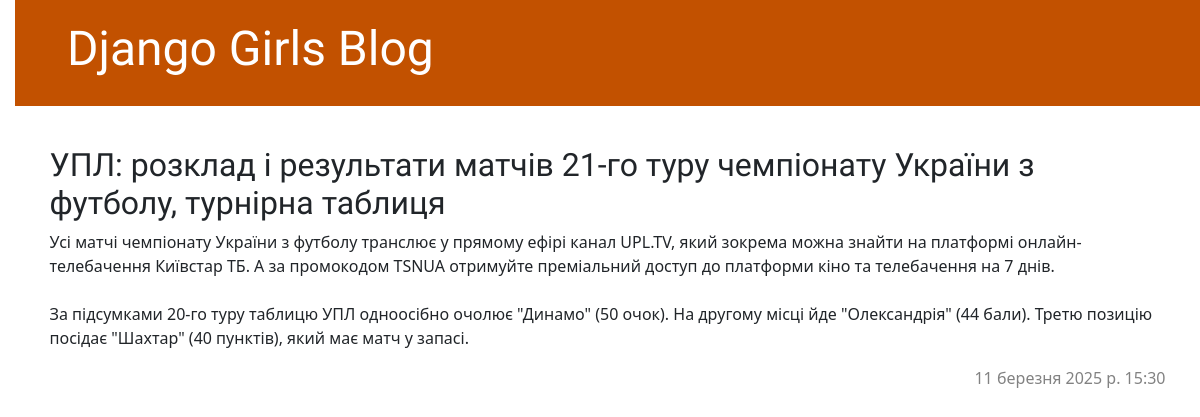
Page /post/6/ on the committed database.
### blog/models.py (models this page shows, shortened)
class Post(models.Model):
    author = models.ForeignKey(settings.AUTH_USER_MODEL, on_delete=models.CASCADE)
    title = models.CharField(max_length=200)
    text = models.TextField()
    created_date = models.DateTimeField(
            default=timezone.now)
    published_date = models.DateTimeField(
            blank=True, null=True)

### blog/views.py (the view)
# urls.py: path('post/<int:pk>/', views.post_detail, name='post_detail'),
def post_detail(request, pk):
    post = get_object_or_404(Post, pk=pk)
    return render(request, 'blog/post_detail.html', {'post': post})

### blog/templates/blog/post_detail.html (shortened to what this page needs)
{% extends 'blog/base.html' %}
{% block content %}
    <article class="post">
        <article class="post">
        <h2>{{ post.title }}</h2>
        <p>{{ post.text|linebreaksbr }}</p>
             {% if post.published_date %}
                <time class="date">
                    {{ post.published_date }}
                </time>
            {% endif %}
        </article>
    </article>
{% endblock %}

### blog/static/css/blog.css (style rules this page uses)
body { padding-left: 15px; }
h1, h2, h3, h4 { font-family: 'Lobster', cursive; }
.date { color: #828282; }
.post { margin-bottom: 70px; }
.post > .date, .post > .actions { float: right; }

### rows in the picture
Post: title "УПЛ: розклад і результати матчів 21-го туру чемпіонату України з футболу, турнірна таблиця", text "Усі матчі чемпіонату України з футболу транслює у прямому ефірі канал UPL.TV, який зокрема можна знайти на платформі онлайн-телебачення Київстар ТБ. А за промокодом TSNUA отримуйте преміальний доступ до платформи кіно та телебачення на 7 днів. За підсумками 20-го туру таблицю УПЛ одноосібно очолює \"Динамо\" (50 очок). На другому місці йде \"Олександрія\" (44 бали). Третю позицію посідає \"Шахтар\" (40 пунктів), який має матч у запасі.", published_date "11 березня 2025 р. 15:30"
